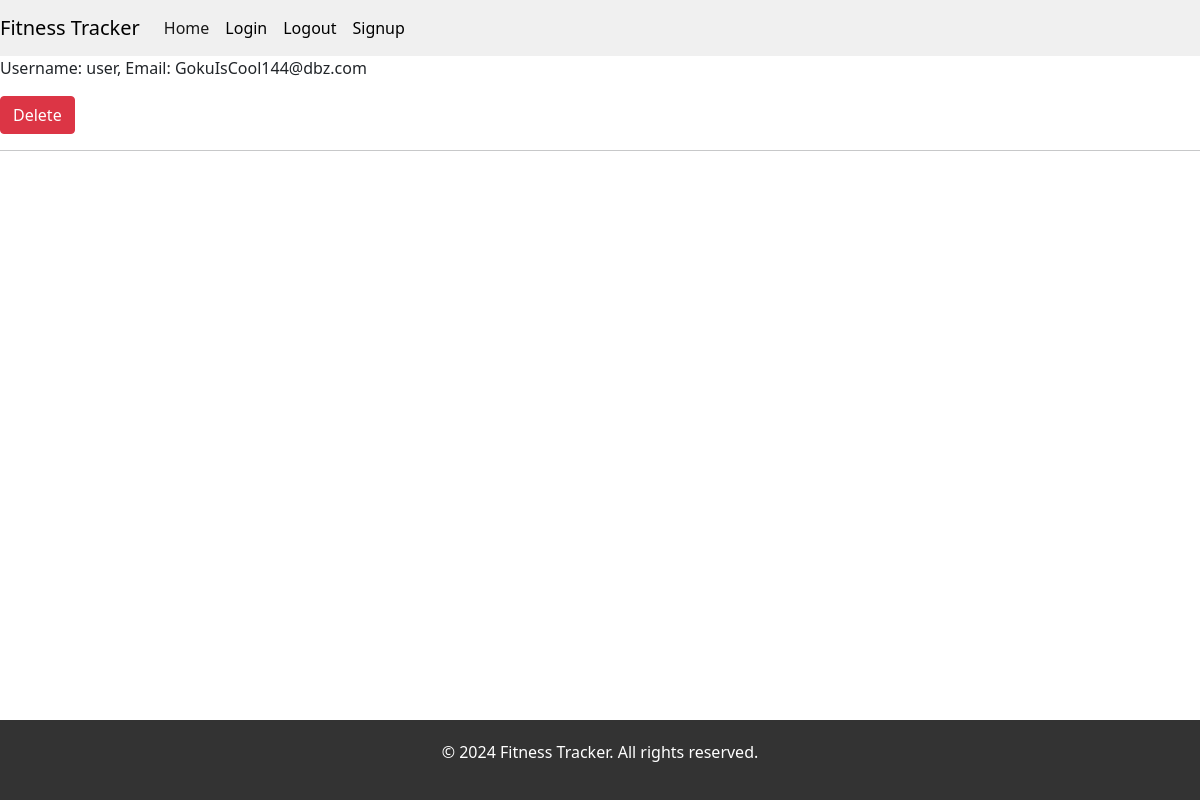
Before: /view/ with the older database file.
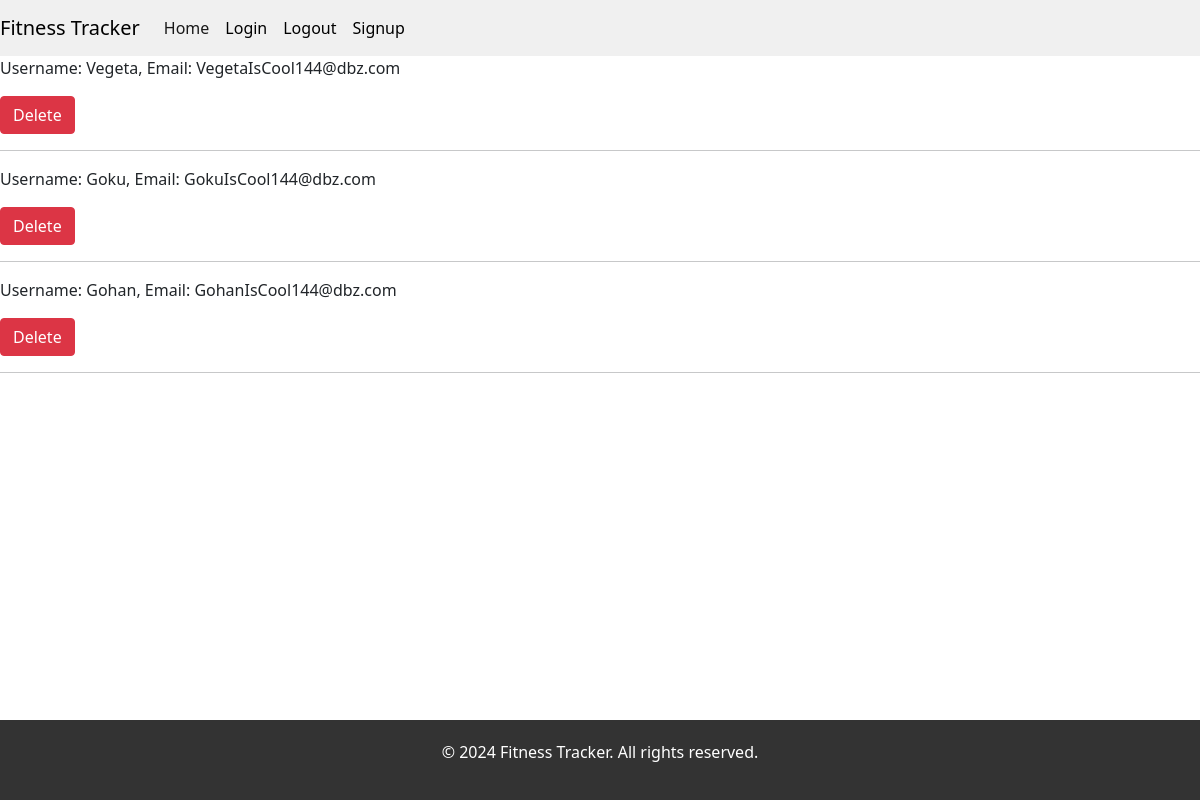
After: the same page with the newer database file.
### myApp/models.py (models this page shows, shortened)
class User(UserMixin, db.Model):
    __tablename__ = 'user'
    _id = db.Column(db.Integer, primary_key=True)
    username = db.Column(db.String(100), nullable=False)
    email = db.Column(db.String(100), unique=True, nullable=False)
    password_hash = db.Column(db.String(128), nullable=False)
    workout_plans = db.relationship('WorkoutPlan', back_populates='user', lazy=True)
    prs = db.relationship('PR', back_populates='user', lazy=True)

### myApp/blueprints/user/routes.py (the view)
@user_bp.route("/view/")    ## views login info for all users the password for all users is 'pass'
def view():
    users = User.query.all()
    return render_template("view.html", users=users)

### myApp/templates/view.html (shortened to what this page needs)
{% extends "base.html" %}
{% block content %}
    {% for user in users %}
        <p>Username: {{ user.username }}, Email: {{ user.email }}</p>
        <form action="{{ url_for('user_bp.delete_user', user_id=user._id) }}" method="post">
            <button type="submit" class="btn btn-danger">Delete</button>
        </form>
        <hr>
    {% endfor %}
{% endblock %}

Changed rows visible on the page:
changed User: username "user" → "Vegeta"; email "GokuIsCool144@dbz.com" → "VegetaIsCool144@dbz.com"
added User: username "Goku", email "GokuIsCool144@dbz.com"
added User: username "Gohan", email "GohanIsCool144@dbz.com"
